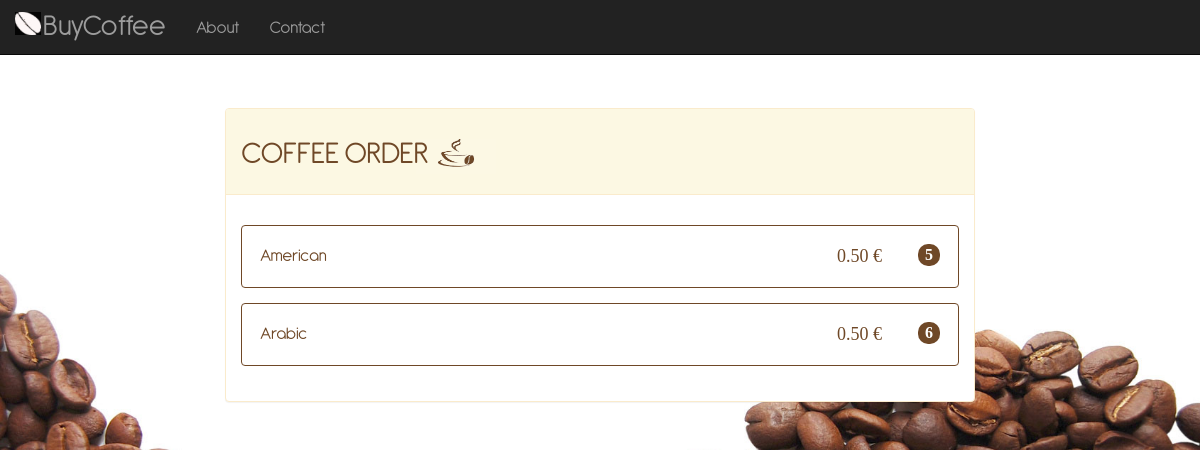
/coffee/, run on an earlier commit of the app's database.
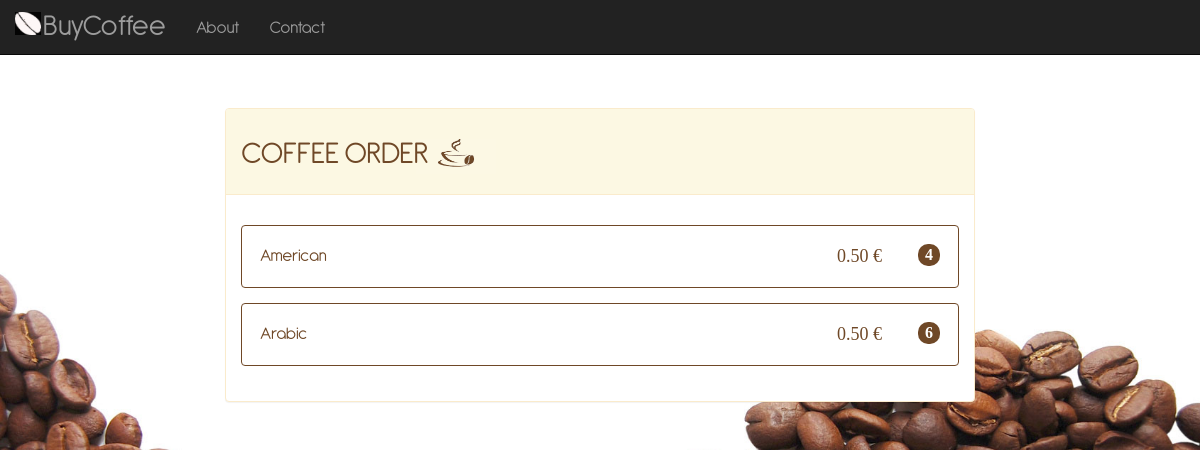
And on a later commit of the database.
### coffee/models.py (models this page shows, shortened)
class CoffeeCapsule(models.Model):
    AMERICAN = 'American'
    ARABIC = 'Arabic'
    COFFEE_CHOICES = (
        (AMERICAN, 'American'),
        (ARABIC, 'Arabic'),
    )
    coffeeType = models.CharField('Type', choices=COFFEE_CHOICES, max_length=25)
    additionDate = models.DateTimeField('addition date', default=timezone.now)
    expirationDate = models.DateTimeField('expiration date')
    coffeeDescription = models.TextField('Description', max_length=200, help_text="Insert a brief product description")
    coffeePrice = models.DecimalField('Price', max_digits=4, decimal_places=2, default=0.50)
    coffeeQuantity = models.PositiveSmallIntegerField('Quantity', default=1, editable=True)
    coffeeImage = models.ImageField(blank=True, null=True)

### coffee/views.py (the view)
# urls.py: path('', views.IndexView.as_view(), name='index'),
class IndexView(generic.ListView):
    template_name = 'coffee/index.html'
    context_object_name = 'coffee_list'
    def get_queryset(self):
        return CoffeeCapsule.objects.all().values('coffeeType', 'coffeePrice').annotate(coffeeQuantity=Sum('coffeeQuantity'))

### coffee/templates/coffee/index.html (shortened to what this page needs)
<!doctype html>
<html>
    <head>
        {% load static %}
        <link href="{% static '/coffee/css/bootstrap.min.css' %}" rel="stylesheet" type="text/css">
        <link href="{% static '/coffee/css/custom.css' %}" rel="stylesheet" type="text/css">
    </head>
    <body>
    <nav class="navbar navbar-inverse navbar-fixed-top" role="navigation">
        <div class="container">
            <div class="navbar-header">
                <a class="navbar-brand" href="{% url 'index' %}">
                    BuyCoffee
                </a>
            </div>
            <div class="collapse navbar-collapse" id="bs-example-navbar-collapse-1">
                <ul class="nav navbar-nav">
                    <li>
                        <a href="{% url 'about' %}">About</a>
                    </li>
                    <li>
                        <a href="{% url 'contact' %}">Contact</a>
                    </li>
                </ul>
            </div>
        </div>
    </nav>
        <div class="container-fluid">
            <div class="panel panel-warning">
                <div class="panel-heading">
                    <h1 id="title">COFFEE ORDER</h1>
                </div>
                <div id="panel-index-body" class="panel-body">
                    {% load static %}
                    {% if coffee_list %}
                    <ul class="list-group">
                        {% for capsule in coffee_list %}
                            {% if capsule.coffeeQuantity is 0 %}
                                <button type="button" class="list-group-item disabled">
                                    <font color="#808080">{{ capsule.coffeeType }}</font>
                                    <span class="badge badge-primary badge-pill">No available</span>
                                </button>
                            {% else %}
                                <a class="nounderline" href="{% url 'payment' capsule.coffeeType %}">
                                    <button type="button" class="list-group-item">
                                        <font color="#6F4827">{{ capsule.coffeeType }}</font>
                                        <span class="badge badge-primary badge-pill">{{ capsule.coffeeQuantity }}</span>
                                        <span id="priceId">{{ capsule.coffeePrice }} €</span>
                                    </button>
                                </a>
                            {% endif %}
                        {% endfor %}
                    </ul>
                    {% else %}
                    <ul class="list-group-item-warning">Non ci sono cialde disponibili</ul>
                    {% endif %}
                </div>
            </div>
        </div>
                {% load static %}
    </body>
</html>

What changed in the data, as far as the page shows it:
changed CoffeeCapsule "American": coffeeQuantity "5" → "4"
